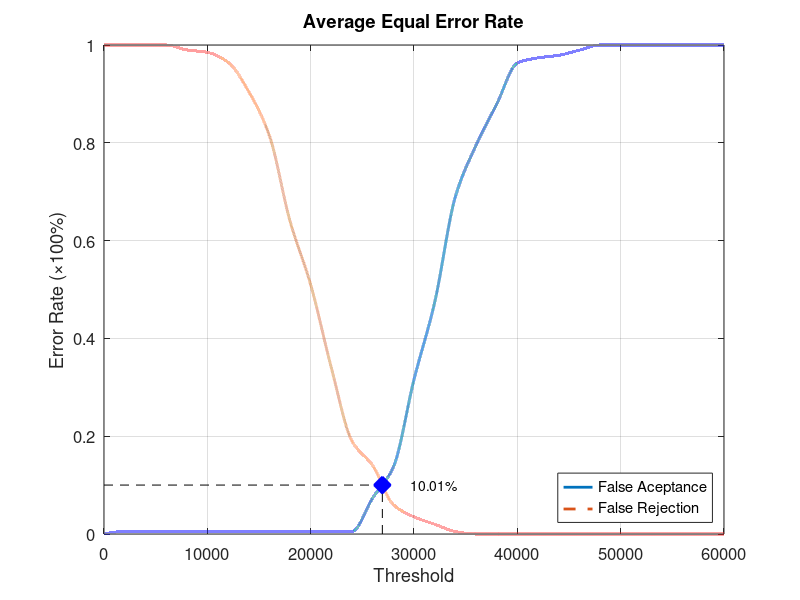
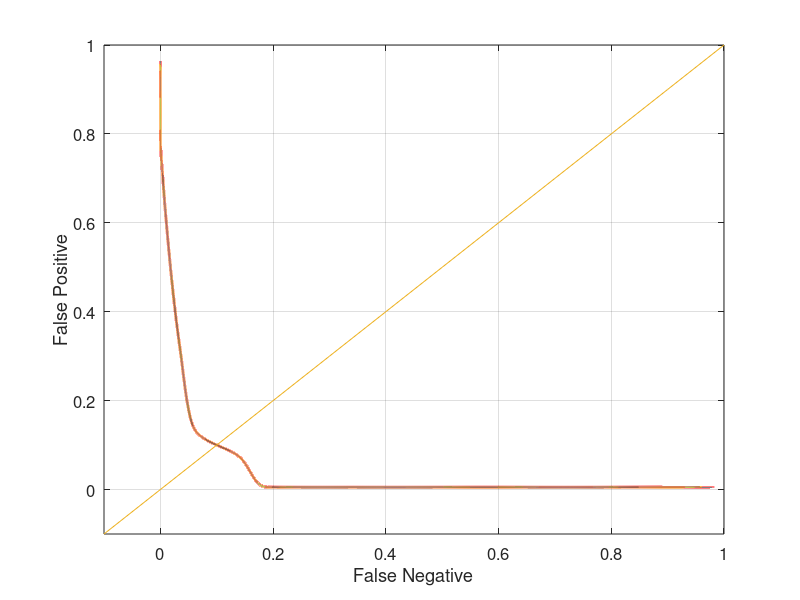

Reproduce these figures in MATLAB, in order.
function yEER = Database4_4
close all;
clear;
clc;
x = 0:2000:60000;
xq = 0:0.5:60000;

y0 = [0 0.00526316 0.00526316 0.00526316 0.00526316 0.00526316 0.00526316 0.00526316 0.00526316 0.00526316 0.00526316 0.00526316 0.00526316 0.0736842 0.136842 0.315789 0.473684 0.689474 0.794737 0.878947 0.963158 0.973684 0.978947 0.989474 1 1 1 1 1 1 1];
yy0 = interp1(x, y0, xq, 'pchip');
y1 = [1 1 1 1 0.99 0.985 0.965 0.905 0.815 0.64 0.51 0.34 0.19 0.14 0.06 0.035 0.02 0.005 0 0 0 0 0 0 0 0 0 0 0 0 0];
yy1 = interp1(x, y1, xq, 'pchip');

% Calculating EER: 
y2 = abs(y0 - y1);
find(y2 == min(y2))
yy2 = abs(yy0 - yy1);
xEER = find(yy2 == min(yy2));
xEERIndex = xq(xEER) % X-axis EER
yEER = yy0(xEER) % Y-axis EER

main = figure
plot(xq, yy0,'-','LineWidth', 2);	hold on
plot(xq, yy1,'--','LineWidth', 2);	hold on
plot([xEERIndex xEERIndex], [0 yEER], 'k--');	hold on
plot([0 xEERIndex], [yEER yEER], 'k--');	hold on
plot(xEERIndex, yEER, 'bx', 'LineWidth', 10);	hold on
text(xEERIndex + 10 * xEERIndex / 100, yEER, [num2str(round((10000 * yEER)) / 100) '%'])
legend('False Aceptance', 'False Rejection', 'Location', 'SouthEast')
xlabel('Threshold')
ylabel('Error Rate (\times100%)')
title('Average Equal Error Rate')
set(gca, 'FontSize', 12)
axis([0 60000 0 1])
grid on

print(main, 'Database4_4Main', '-dpng');
FNRxFPR = figure('Color', [1 1 1]);
plot(yy1, yy0, '-', yy1, yy0, 'LineWidth', 2);
hold on
y = -0.1:0.1:1
plot(y, y); 
set(gca, 'FontSize', 12)
xlabel('False Negative')
ylabel('False Positive')
axis([-0.1 1 -0.1 1])
set(gca, 'FontSize', 12)
grid on

print(FNRxFPR, 'Database4_4FNRxFPR','-dpng');
end
